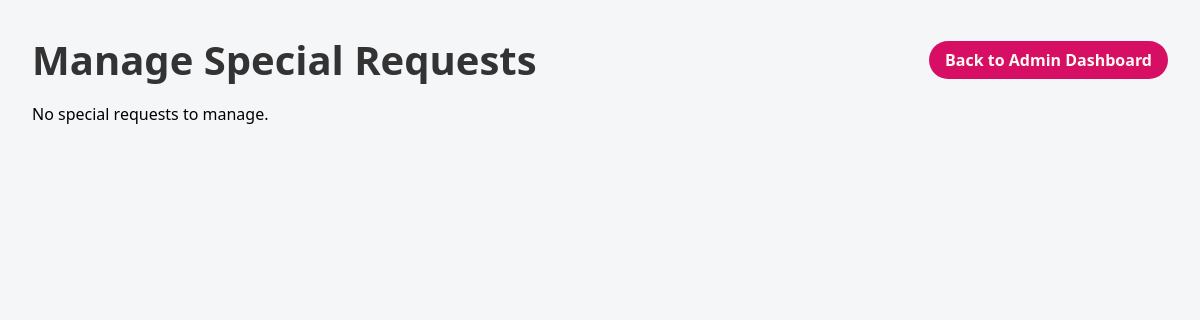
Before: /request_management (signed in) with the older database file.
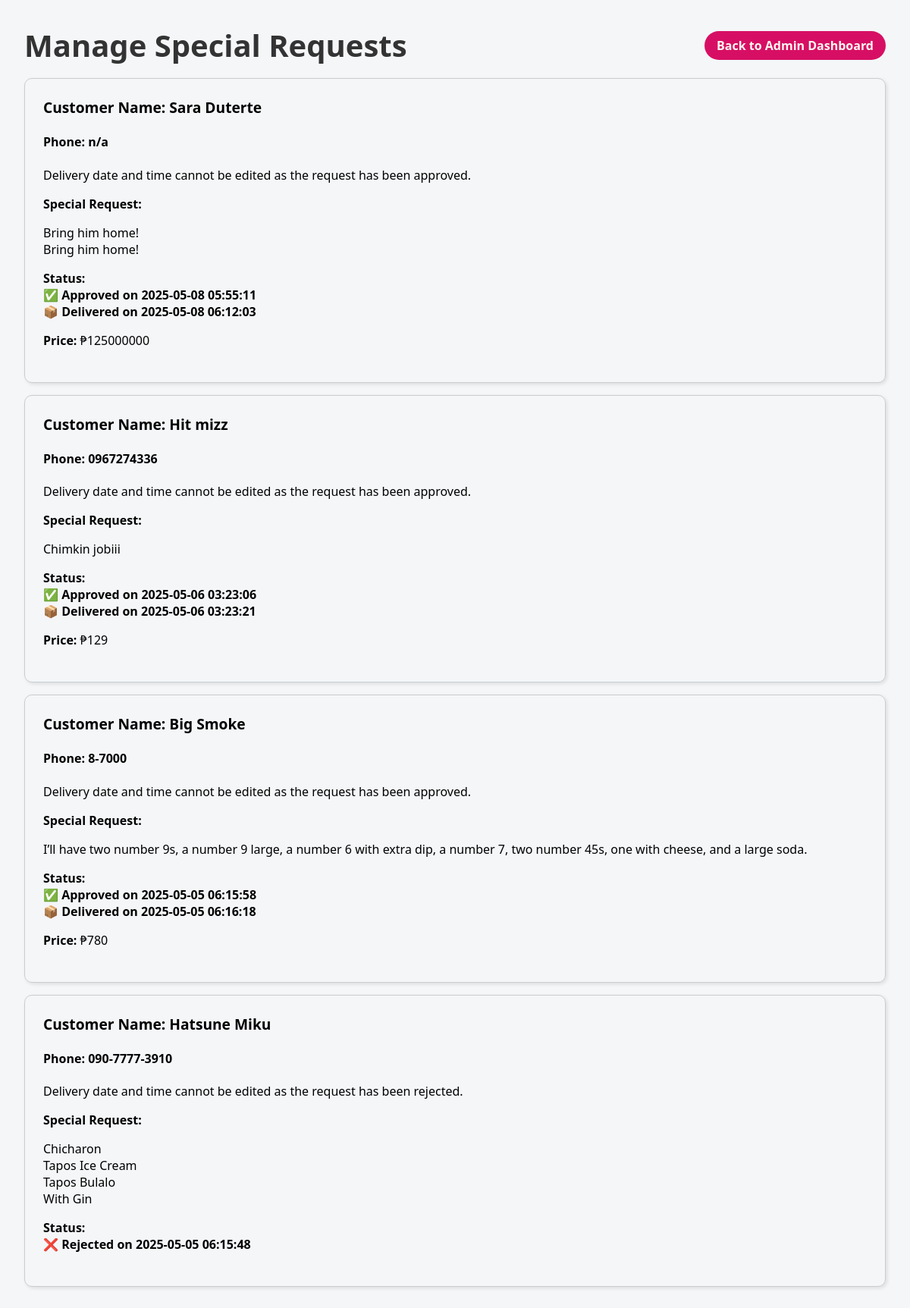
After: the same page with the newer database file.
### tables this page shows
CREATE TABLE Special_Requests (
    Request_ID INTEGER PRIMARY KEY AUTOINCREMENT,
    Customer_ID INTEGER,
    Request_Item TEXT NOT NULL,
    Request_Date DATE NOT NULL,
    Request_Time TIME NOT NULL,
    Time_Ordered DATETIME NOT NULL,
    Time_Delivered DATETIME,
    Approved BOOLEAN NOT NULL,
    Time_Approved DATETIME,
    Time_Rejected DATETIME, Price DECIMAL(10, 2) NOT NULL DEFAULT 0.00,
    FOREIGN KEY (Customer_ID) REFERENCES Customers(Customer_ID)
);

CREATE TABLE Customers (
    Customer_ID INTEGER PRIMARY KEY AUTOINCREMENT,
    Name TEXT NOT NULL,
    Address TEXT NOT NULL,
    Phone TEXT NOT NULL,
    FOREIGN KEY (Phone) REFERENCES Users(Contact)
);

### app.py (the view)
@app.route('/request_management')
def request_management():
    if session.get('role') != 'admin':
        return redirect(url_for('home'))
    conn = get_db_connection()
    cursor = conn.cursor()
    cursor.execute('''
        SELECT
            sr.Request_ID AS id,
            c.Name AS customer_name,
            c.Phone AS customer_phone,
            sr.Request_Item AS special_request,
            sr.Request_Date AS request_date,
            sr.Request_Time AS request_time,
            sr.Time_Ordered AS time_ordered,
            sr.Time_Delivered AS time_delivered,
            sr.Approved AS approved,
            sr.Time_Approved AS time_approved,
            sr.Time_Rejected AS time_rejected,
            sr.Price AS price,  -- Added this line to select the price
            CASE
                WHEN sr.Time_Rejected IS NOT NULL THEN 1
                ELSE 0
            END AS rejected
        FROM Special_Requests sr
        JOIN Customers c ON sr.Customer_ID = c.Customer_ID
        ORDER BY sr.Time_Ordered DESC
    ''')
    requests = cursor.fetchall()
    requests_dict = [dict(request) for request in requests]
    for request in requests_dict:
        if request['time_ordered']:
            try:
                time_ordered_obj = datetime.strptime(request['time_ordered'], '%Y-%m-%dT%H:%M:%S.%f')
            except ValueError:
                time_ordered_obj = datetime.strptime(request['time_ordered'], '%Y-%m-%dT%H:%M:%S')
            request['time_ordered'] = time_ordered_obj.strftime('%d %B %Y | %H:%M:%S')
    conn.close()
    return render_template('request_management.html', requests=requests_dict, user_logged_in=True)

### app.py (called while the page is built)
def get_db_connection():
    conn = sqlite3.connect(DB_PATH)
    conn.row_factory = sqlite3.Row
    return conn

### templates/request_management.html (shortened to what this page needs)
<!DOCTYPE html>
<html lang="en">
<head>
    <link rel="stylesheet" href="{{ url_for('static', filename='styles_requests_manage.css') }}">
</head>
<body>
    <header>
        <a href="/" class="logo">Manage Special Requests</a>
        <div class="auth-buttons">
            <a class="btn-backdash" href="{{ url_for('admin_dashboard') }}">Back to Admin Dashboard</a>
        </div>
    </header>
    <div class="container">
        {% if requests %}
            {% for request in requests %}
                <div class="card">
                    <div class="card-header">
                        <h3>Customer Name: {{ request.customer_name }}</h3>
                        <h4><strong>Phone:</strong> {{ request.customer_phone }}</h4>
                    </div>
                    <div class="card-body">
                        {% if not request.approved and not request.rejected %}
                            <form action="{{ url_for('edit_request_time', request_id=request.id) }}" method="POST" class="inline-edit-form">
                                <p><strong>Requested Delivery Date and Time:</strong></p>
                                <div class="delivery-info">
                                    <input type="date" name="request_date" value="{{ request.request_date }}" required>
                                    <input type="time" name="request_time" value="{{ request.request_time or '12:00' }}" required>
                                </div>
                                <button type="submit" class="btn-edit">Edit Date/Time</button>
                            </form>
                        {% else %}
                            <p>Delivery date and time cannot be edited as the request has been {% if request.approved %}approved{% elif request.rejected %}rejected{% endif %}.</p>
                        {% endif %}
                        <p><strong>Special Request:</strong></p>
                        <p>{{ request.special_request | replace('\n', '<br>') | safe }}</p>
                        <p class="status"><strong>Status:<br></strong>
                            {% if request.approved %}
                                ✅ Approved
                                {% if request.time_approved %}
                                    on {{ request.time_approved }}
                                {% endif %}
                                {% if request.time_delivered %}
                                    <br>📦 Delivered on {{ request.time_delivered }}
                                {% else %}
                                    <br>🚚 Not yet delivered
                                {% endif %}
                            {% elif request.rejected %}
                                ❌ Rejected
                                {% if request.time_rejected %}
                                    on {{ request.time_rejected }}
                                {% endif %}
                            {% else %}
                                ⏳ Not yet reviewed
                            {% endif %}
                        </p>
                        {% if request.approved and not request.time_delivered %}
                            <p><strong>Price:</strong> ₱{{ request.price }}</p>
                            <form action="{{ url_for('update_price', request_id=request.id) }}" method="POST">
                                <input type="number" name="price" value="{{ request.price }}" step="0.01" min="0" required>
                                <button type="submit" class="btn-edit">Update Price</button>
                            </form>
                        {% elif request.approved and request.time_delivered %}
                            <p><strong>Price:</strong> ₱{{ request.price }}</p>
                        {% endif %}
                    </div>
                </div>
            {% endfor %}
        {% else %}
            <p>No special requests to manage.</p>
        {% endif %}
    </div>
</body>
</html>

### static/styles_requests_manage.css (style rules this page uses)
body { font-family: 'Segoe UI', Tahoma, Geneva, Verdana, sans-serif; background-color: #f4f6f8; margin: 0; padding: 2rem; }
header { display: flex; justify-content: space-between; align-items: center; background-color: #f4f6f8; margin-bottom: 1rem; }
.logo { font-size: 2.5rem; font-weight: bold; text-decoration: none; color: #333; }
.request-card, .card { border: 1px solid #ccc; padding: 1.5em; margin-bottom: 1em; border-radius: 10px; box-shadow: 2px 2px 5px rgba(0, 0, 0, 0.1); }
.card-header h2, .card h3 { margin-top: 0; font-size: 1.2em; }
.card-body { margin-top: 10px; }
.status { font-weight: bold; }
.btn-backdash { background: #d70f64; color: #fffaf0; border: none; padding: 8px 16px; border-radius: 20px; cursor: pointer; font-weight: bold; transition: background-color 0.3s ease; text-decoration: none; }

Changed rows visible on the page:
added Special_Requests: customer_name "Sara Duterte", customer_phone "n/a", shows "Delivery date and time cannot be edited as the request has been", Approved "approved", special_request "Bring him home! Bring him home!", time_approved "2025-05-08 05:55:11", time_delivered "2025-05-08 06:12:03", price "125000000"
added Special_Requests: customer_name "Hit mizz", customer_phone "0967274336", shows "Delivery date and time cannot be edited as the request has been", Approved "approved", special_request "Chimkin jobiii", time_approved "2025-05-06 03:23:06", time_delivered "2025-05-06 03:23:21", price "129"
added Special_Requests: customer_name "Big Smoke", customer_phone "8-7000", shows "Delivery date and time cannot be edited as the request has been", Approved "approved", special_request "I’ll have two number 9s, a number 9 large, a number 6 with extra dip, a number 7, two number 45s, one with cheese, and a large soda.", time_approved "2025-05-05 06:15:58", time_delivered "2025-05-05 06:16:18", price "780"
added Special_Requests: customer_name "Hatsune Miku", customer_phone "090-7777-3910", shows "Delivery date and time cannot be edited as the request has been", Approved "rejected", special_request "Chicharon Tapos Ice Cream Tapos Bulalo With Gin", time_rejected "2025-05-05 06:15:48"
Other visible differences:
text no longer shown: "No special requests to manage."
